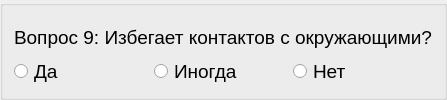
          <widget class="QGroupBox" name="block2_item09">
           <layout class="QVBoxLayout" name="verticalLayout_22">
            <property name="spacing">
             <number>0</number>
            </property>
            <item>
             <widget class="QLabel" name="label_29">
              <property name="font">
               <font>
                <pointsize>14</pointsize>
               </font>
              </property>
              <property name="autoFillBackground">
               <bool>false</bool>
              </property>
              <property name="text">
               <string>Вопрос 9: Избегает контактов с окружающими?</string>
              </property>
              <property name="alignment">
               <set>Qt::AlignLeading|Qt::AlignLeft|Qt::AlignVCenter</set>
              </property>
             </widget>
            </item>
            <item>
             <layout class="QHBoxLayout" name="_22">
              <property name="spacing">
               <number>0</number>
              </property>
              <item>
               <widget class="QRadioButton" name="radioButton_64">
                <property name="font">
                 <font>
                  <pointsize>14</pointsize>
                 </font>
                </property>
                <property name="text">
                 <string>Да</string>
                </property>
               </widget>
              </item>
              <item>
               <widget class="QRadioButton" name="radioButton_65">
                <property name="font">
                 <font>
                  <pointsize>14</pointsize>
                 </font>
                </property>
                <property name="text">
                 <string>Иногда</string>
                </property>
               </widget>
              </item>
              <item>
               <widget class="QRadioButton" name="radioButton_66">
                <property name="font">
                 <font>
                  <pointsize>14</pointsize>
                 </font>
                </property>
                <property name="text">
                 <string>Нет</string>
                </property>
               </widget>
              </item>
             </layout>
            </item>
           </layout>
          </widget>
